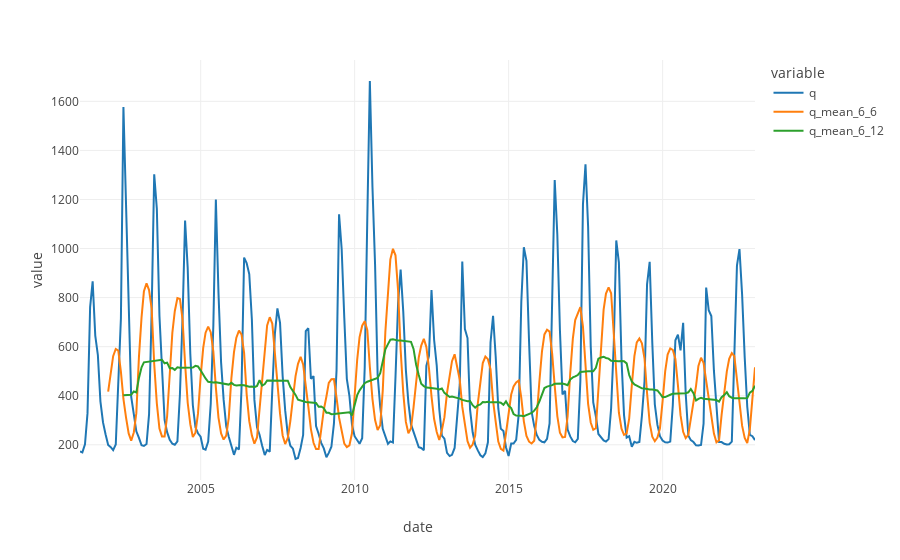

The cell this chart's notebook holds for it:
### Markdown cell above
## 2.4.alt Check sktime WindowSummarizer
PyCaret can access sktime WindowSummarizer. There is no need to do this manually with lagged rolling features!

This is a check on the WindowSummarizer. See https://gist.github.com/ngupta23/361d353ddd5e4b55c2f46d8fab6d4b44 for more details.

Information on the sktime class can be found here:
http://www.sktime.net/en/latest/api_reference/auto_generated/sktime.transformations.series.summarize.WindowSummarizer.html#sktime.transformations.series.summarize.WindowSummarizer

Basically, the WindowSummarizer transforms input series to features based on a provided dictionary of window summarizer, window shifts and window lengths.

Let's try it.

### Code cell
q = q_16936.copy()
q['date'] = pd.to_datetime(q['date'])
q.set_index('date', inplace=True)
# just keep q column    
q = q[['q']]

# define kwargs for WindowSummarizer. Note, the key corresponds to native pandas window functions.
kwargs = {
    "lag_feature": {
       # "lag": [1], # adding simple lags
        "mean": [[6, 6], [6, 12]],
       # "std": [[1, 4]],
    }
}

transformer = WindowSummarizer(**kwargs)
q_transformed = transformer.fit_transform(q)
q_res = pd.concat([q, q_transformed], axis=1)
q_res.reset_index(inplace=True)
display(q_res.head(12))
# plot the results
#fig_windowsummarizer = px.line(q_res, x="date", y=["q", "q_lag_1", "q_mean_1_3", "q_mean_3_6", "q_std_1_4"], template = 'none')
fig_windowsummarizer = px.line(q_res, x="date", y=["q", "q_mean_6_6", "q_mean_6_12"], template = 'none')
fig_windowsummarizer.show()

### Figure 1 — Plotly figure (JSON) as saved in the notebook; plotly's stock layout.template omitted (floating-point values rounded to 4 significant figures; data arrays with more than 128 entries replaced by an {"elided": "..."} marker saying what was removed)
{"data": [{"hovertemplate": "variable=q<br>date=%{x}<br>value=%{y}<extra></extra>", "legendgroup": "q", "line": {"color": "#1F77B4", "dash": "solid"}, "marker": {"symbol": "circle"}, "mode": "lines", "name": "q", "orientation": "v", "showlegend": true, "type": "scatter", "x": {"elided": "264 str values"}, "xaxis": "x", "y": {"elided": "264 float values"}, "yaxis": "y"}, {"hovertemplate": "variable=q_mean_6_6<br>date=%{x}<br>value=%{y}<extra></extra>", "legendgroup": "q_mean_6_6", "line": {"color": "#FF7F0E", "dash": "solid"}, "marker": {"symbol": "circle"}, "mode": "lines", "name": "q_mean_6_6", "orientation": "v", "showlegend": true, "type": "scatter", "x": {"elided": "264 str values"}, "xaxis": "x", "y": {"elided": "264 float values"}, "yaxis": "y"}, {"hovertemplate": "variable=q_mean_6_12<br>date=%{x}<br>value=%{y}<extra></extra>", "legendgroup": "q_mean_6_12", "line": {"color": "#2CA02C", "dash": "solid"}, "marker": {"symbol": "circle"}, "mode": "lines", "name": "q_mean_6_12", "orientation": "v", "showlegend": true, "type": "scatter", "x": {"elided": "264 str values"}, "xaxis": "x", "y": {"elided": "264 float values"}, "yaxis": "y"}], "layout": {"legend": {"title": {"text": "variable"}, "tracegroupgap": 0}, "margin": {"t": 60}, "xaxis": {"anchor": "y", "domain": [0, 1], "title": {"text": "date"}}, "yaxis": {"anchor": "x", "domain": [0, 1], "title": {"text": "value"}}}}
